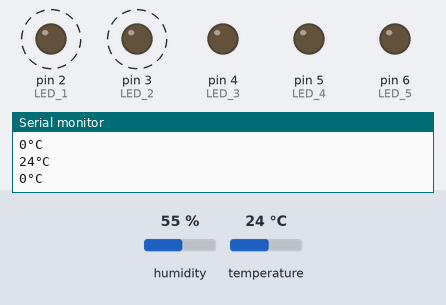
This sketch was run on a simulated Arduino Uno, built with avr-gcc and run on an emulated ATmega328P. Shown: output pins drawn as LEDs (lit = HIGH), the last lines printed to the serial monitor. Dashed ring = blinking. The inputs (shaded band) are chosen by the test bench; at power-on: temperature 24 °C, humidity 55 %.

Above: at 5.8 s.
5.9 s: temperature set to 24.8 °C
9.6 s: temperature set to 26.3 °C
At 10.4 s:
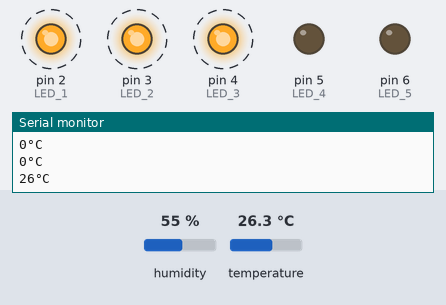
17.0 s: temperature set to 28.2 °C
At 17.9 s:
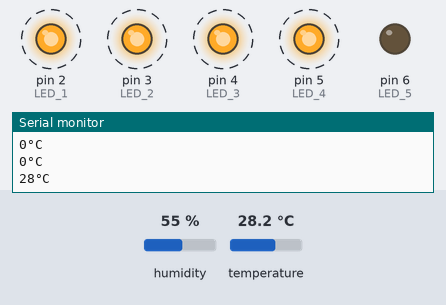
24.5 s: temperature set to 30 °C
At 25.4 s:
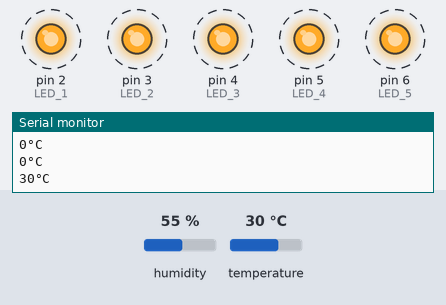
32.0 s: temperature set to 28 °C
At 32.8 s:
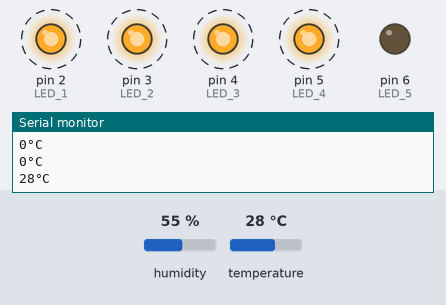
39.5 s: temperature set to 33 °C
At 40.4 s:
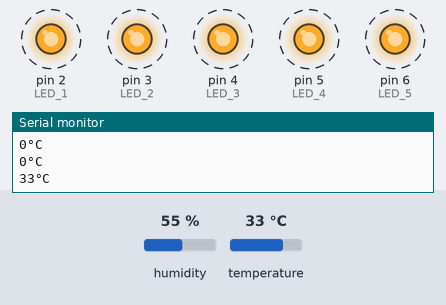
Timing chart, 0 to 48.0 s (numbered marks = the images above; inputs shaded):
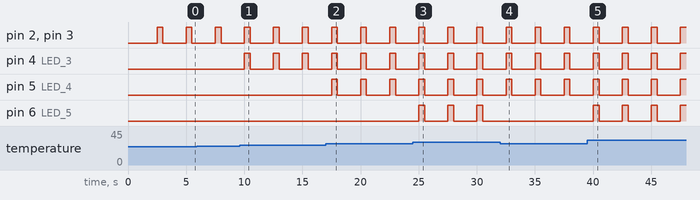

Measured:
- the behaviour switches between 25.4 and 25.5 °C on temperature (found by bisection; images 0 and 1)
- the behaviour switches between 27.4 and 27.5 °C on temperature (found by bisection; images 1 and 2)
- the behaviour switches between 29.4 and 29.5 °C on temperature (found by bisection; images 2 and 3)
- after the input at 9.6 s, pin 4 (LED_3): alternates HIGH for 0.50 s and LOW for 2.0 s, starting after 0.41 s
- after the input at 17.0 s, pin 5 (LED_4): alternates HIGH for 0.50 s and LOW for 2.0 s, starting after 0.51 s
- after the input at 24.5 s, pin 6 (LED_5): alternates HIGH for 0.50 s and LOW for 2.0 s, starting after 0.51 s
- after the input at 32.0 s, pin 6 (LED_5): stops changing and stays LOW
- after the input at 39.5 s, pin 6 (LED_5): alternates HIGH for 0.50 s and LOW for 2.0 s, starting after 0.52 s

The sketch:

e2.ino
```cpp
// (C) Henrik Lagrosen, János Litkei, Shiyao Xin; Group 35 (2024)
// Work package 5
// Exercise 2
// Submission code: 662248

/* ----------------------------- Include section ---------------------------- */
#include "dht_nonblocking.h" // includes the dht_nonblocking library

/* ----------------------------- Define section ----------------------------- */
#define DHT_SENSOR_TYPE DHT_TYPE_11                            // define the sensor type
static const int DHT_SENSOR_PIN = 7;                           // define the sensor pin
DHT_nonblocking dht_sensor(DHT_SENSOR_PIN, DHT_SENSOR_TYPE);   // configure the sensor

#define LED_1  2    // define the lED_1 pin
#define LED_2  3    // define the lED_2 pin
#define LED_3  4    // define the lED_3 pin
#define LED_4  5    // define the lED_4 pin
#define LED_5  6    // define the lED_5 pin
#define TEMP   A0   // define the temperature sensor pin
#define TEMP_1 22   // define a constant temperature value
#define TEMP_2 24   // define a constant temperature value
#define TEMP_3 26   // define a constant temperature value
#define TEMP_4 28   // define a constant temperature value
#define TEMP_5 30   // define a constant temperature value

// This function sets up the program
void setup() {
    pinMode(LED_1, OUTPUT);   // configure the led
    pinMode(LED_2, OUTPUT);   // configure the led
    pinMode(LED_3, OUTPUT);   // configure the led
    pinMode(LED_4, OUTPUT);   // configure the led
    pinMode(LED_5, OUTPUT);   // configure the led
    Serial.begin(9600);       // create serial communication
    Serial.println("horse"); // yes
}

// This function runs in loop
void loop() {
    delay(500);                    // add 500ms delay
    float temperature, humidity;   // declare variables to store temperature and humidity values
    dht_sensor.measure(&temperature, &humidity);   // reads and convert the values
    lightLed((int) temperature); // lights up led based on temperature

    Serial.println(String((int) temperature) + "°C");  // prints temperature value
}

// Defines function which lights up the LED based on temperature
void lightLed(int temp) {
    if (temp < TEMP_2 && temp >= TEMP_1) {  // if temperature is between TEMP_1 and TEMP_2
        digitalWrite(LED_1, HIGH);          // turn on LED_1
        digitalWrite(LED_2, LOW); // turn off LED_2
        digitalWrite(LED_3, LOW); // turn off LED_3
        digitalWrite(LED_4, LOW); // turn off LED_4
        digitalWrite(LED_5, LOW); // turn off LED_5
    } else if (temp < TEMP_3 && temp >= TEMP_2) { // if temperature is between TEMP_2 and TEMP_3
        digitalWrite(LED_1, HIGH); // turn on LED_1
        digitalWrite(LED_2, HIGH); // turn on LED_2
        digitalWrite(LED_3, LOW); // turn off LED_3
        digitalWrite(LED_4, LOW); // turn off LED_4
        digitalWrite(LED_5, LOW); // turn off LED_5
    } else if (temp < TEMP_4 && temp >= TEMP_3) { // if temperature is between TEMP_3 and TEMP_4
        digitalWrite(LED_1, HIGH); // turn on LED_1
        digitalWrite(LED_2, HIGH); // turn on LED_2
        digitalWrite(LED_3, HIGH); // turn on LED_3
        digitalWrite(LED_4, LOW);  // turn off LED_4
        digitalWrite(LED_5, LOW); // turn off LED_5
    } else if (temp < TEMP_5 && temp >= TEMP_4) { // if temperature is between TEMP_4 and TEMP_5
        digitalWrite(LED_1, HIGH); // turn on LED_1
        digitalWrite(LED_2, HIGH); // turn on LED_2
        digitalWrite(LED_3, HIGH); // turn on LED_3
        digitalWrite(LED_4, HIGH); // turn on LED_4
        digitalWrite(LED_5, LOW); // turn off LED_5
    } else if (temp >= TEMP_4) { // if temperature is above TEMP_5
        digitalWrite(LED_1, HIGH); // turn on LED_1
        digitalWrite(LED_2, HIGH); // turn on LED_2
        digitalWrite(LED_3, HIGH); // turn on LED_3
        digitalWrite(LED_4, HIGH); // turn on LED_4
        digitalWrite(LED_5, HIGH); // turn on LED_5
    } else { // if temperature is below TEMP_1
        digitalWrite(LED_1, LOW);  // turn off LED_1
        digitalWrite(LED_2, LOW); // turn off LED_2
        digitalWrite(LED_3, LOW); // turn off LED_3
        digitalWrite(LED_4, LOW); // turn off LED_4
        digitalWrite(LED_5, LOW); // turn off LED_5
    }
}
```
